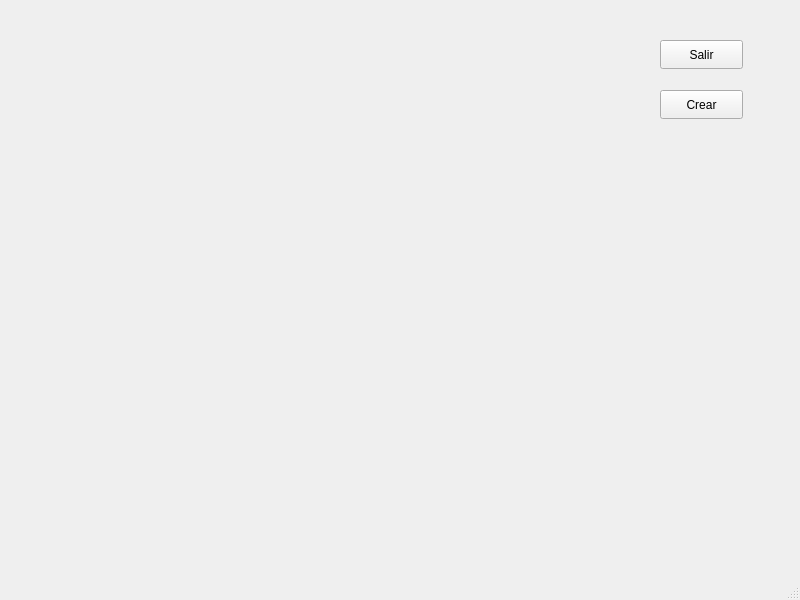
<?xml version="1.0" encoding="UTF-8"?>
<ui version="4.0">
 <class>Publicarwindow</class>
 <widget class="QMainWindow" name="Publicarwindow">
  <property name="geometry">
   <rect>
    <x>0</x>
    <y>0</y>
    <width>800</width>
    <height>600</height>
   </rect>
  </property>
  <property name="windowTitle">
   <string>MainWindow</string>
  </property>
  <widget class="QWidget" name="centralwidget">
   <widget class="QPushButton" name="pushButton">
    <property name="geometry">
     <rect>
      <x>660</x>
      <y>40</y>
      <width>83</width>
      <height>29</height>
     </rect>
    </property>
    <property name="text">
     <string>Salir</string>
    </property>
   </widget>
   <widget class="QPushButton" name="pushButton_2_crearPost">
    <property name="geometry">
     <rect>
      <x>660</x>
      <y>90</y>
      <width>83</width>
      <height>29</height>
     </rect>
    </property>
    <property name="text">
     <string>Crear</string>
    </property>
   </widget>
  </widget>
  <widget class="QStatusBar" name="statusbar"/>
 </widget>
 <resources/>
 <connections/>
</ui>
